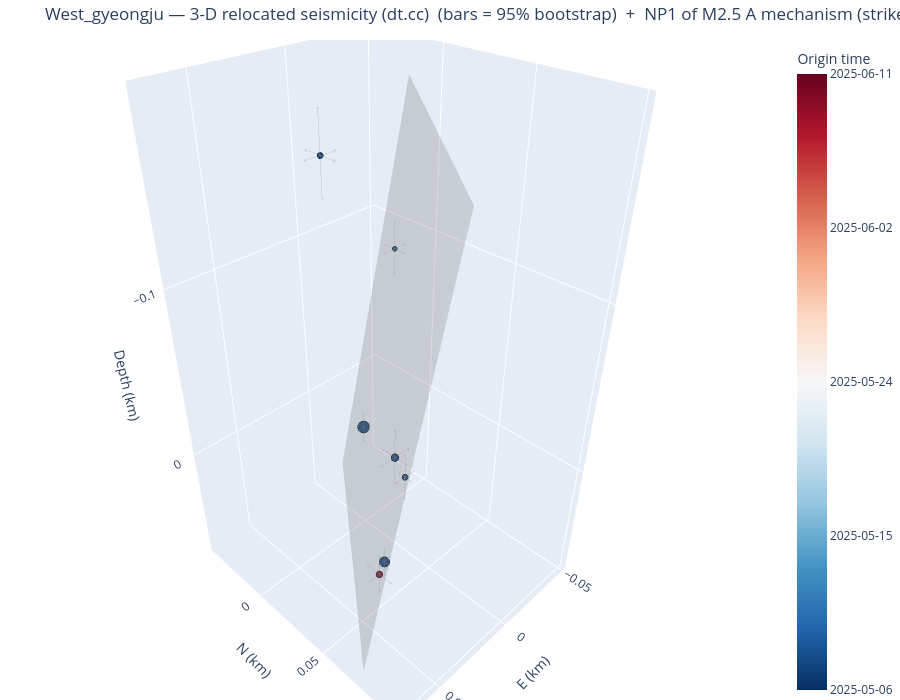

Notebook code for this chart:
### Markdown cell above
## 5. Seismicity in 3-D (interactive)

`plot_3d_plane` returns an **interactive plotly** 3-D view of the dt.cc hypocentres (relative E–N–depth km,
coloured by origin time, sized by magnitude) with the SVD best-fit fault plane overlaid as a translucent
patch — rotate/zoom to judge planarity and dip. (Interactivity is live in a running notebook; committed
notebooks are output-stripped, and a static export needs the optional `kaleido` package.)

### Code cell
fig3d = viz.plot_3d_plane(cfg, VELMODEL)
try:                                  # optional static export (needs kaleido); harmless if absent
    fig3d.write_image(f"/tmp/{CLUSTER}_3d.png", scale=2)
except Exception as _e:
    print("(static export skipped — install kaleido for a PNG; the figure is interactive in a live notebook)")
fig3d                                 # <- interactive in JupyterLab: drag to rotate, scroll to zoom

### Figure 1 — Plotly figure (JSON) as saved in the notebook; plotly's stock layout.template omitted (floating-point values rounded to 4 significant figures)
{"data": [{"error_x": {"array": [0.008601, 0.005776, 0.004577, 0.004226, 0.007503, 0.007801, 0.005154], "color": "rgba(80,80,80,0.5)", "thickness": 0.8, "type": "data", "width": 2}, "error_y": {"array": [0.007275, 0.003856, 0.003401, 0.003526, 0.006651, 0.008451, 0.007376], "color": "rgba(80,80,80,0.5)", "thickness": 0.8, "type": "data", "width": 2}, "error_z": {"array": [0.0162, 0.01505, 0.01072, 0.01048, 0.01488, 0.0189, 0.01165], "color": "rgba(80,80,80,0.5)", "thickness": 0.8, "type": "data", "width": 2}, "marker": {"color": [20210.0, 20220.0, 20220.0, 20220.0, 20220.0, 20220.0, 20250.0], "colorbar": {"ticktext": ["2025-05-06", "2025-05-15", "2025-05-24", "2025-06-02", "2025-06-11"], "tickvals": [20210.0, 20220.0, 20230.0, 20240.0, 20250.0], "title": {"text": "Origin time"}}, "colorscale": [[0.0, "rgb(5,48,97)"], [0.1, "rgb(33,102,172)"], [0.2, "rgb(67,147,195)"], [0.3, "rgb(146,197,222)"], [0.4, "rgb(209,229,240)"], [0.5, "rgb(247,247,247)"], [0.6, "rgb(253,219,199)"], [0.7, "rgb(244,165,130)"], [0.8, "rgb(214,96,77)"], [0.9, "rgb(178,24,43)"], [1.0, "rgb(103,0,31)"]], "line": {"color": "black", "width": 0.5}, "opacity": 0.95, "size": [9.2, 7.2, 12.0, 14.0, 6.0, 7.2, 8.0]}, "mode": "markers", "name": "Hypocentres", "text": ["200000  M1.3", "200001  M0.8", "200002  M2.0", "200003  M2.5", "200004  M0.5", "200005  M0.8", "200006  M1.0"], "type": "scatter3d", "x": [0.0322, 0.0147, 0.0276, 0.0, -0.0366, 0.0314, 0.0598], "y": [0.0548, 0.0448, 0.0434, 0.0, -0.0134, 0.0124, 0.0726], "z": [-0.0339, -0.0029, 0.0507, 0.0, -0.0905, -0.1662, 0.0078]}, {"color": "gray", "hoverinfo": "name", "i": [0, 0], "j": [1, 3], "k": [3, 2], "name": "NP1 of M2.5 A mechanism 39/81", "opacity": 0.3, "showscale": false, "type": "mesh3d", "x": [0.07302, 0.04345, -0.01914, -0.04871], "y": [0.07508, 0.09869, -0.04037, -0.01677], "z": [0.06531, -0.1763, 0.06531, -0.1763]}], "layout": {"height": 700, "margin": {"b": 0, "l": 0, "r": 0, "t": 40}, "scene": {"aspectmode": "data", "xaxis": {"title": {"text": "E (km)"}}, "yaxis": {"title": {"text": "N (km)"}}, "zaxis": {"autorange": "reversed", "title": {"text": "Depth (km)"}}}, "title": {"text": "West_gyeongju — 3-D relocated seismicity (dt.cc)  (bars = 95% bootstrap)  +  NP1 of M2.5 A mechanism (strike 39°, dip 81°)"}}}
